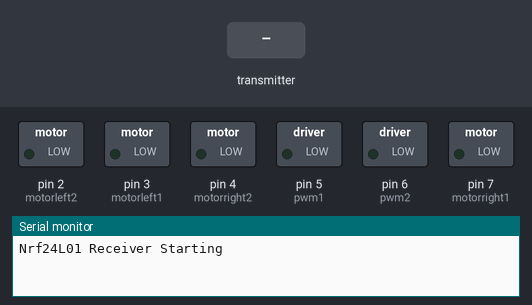
A sketch run on a simulated Arduino Uno, built with avr-gcc and run on an emulated ATmega328P. Parts: switched loads named in the sketch (green lamp = pin HIGH), the last lines printed to the serial monitor. Inputs (shaded band) come from the test bench. No radio packets arrive unless stated.

Above: at 2.2 s.
2.3 s: the transmitter starts sending joystick.0 = 0
At 3.3 s:
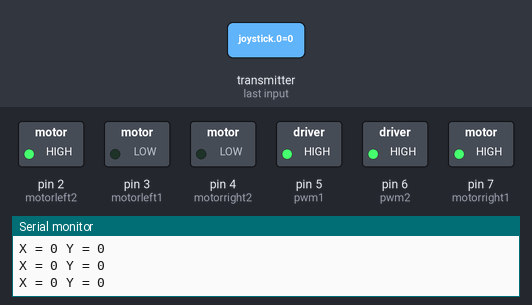
3.8 s: the transmitter starts sending joystick.0 = 256
At 4.8 s:
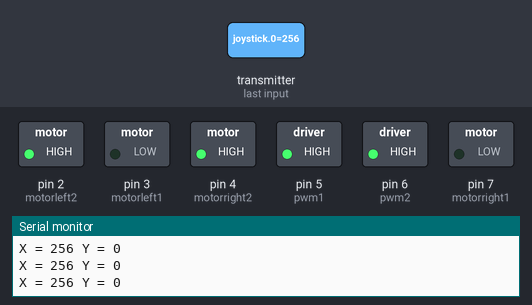
5.4 s: the transmitter starts sending joystick.1 = 256
At 6.2 s:
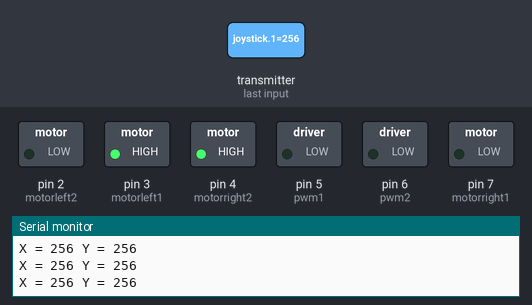
7.0 s: the transmitter starts sending joystick.1 = 512
At 7.7 s:
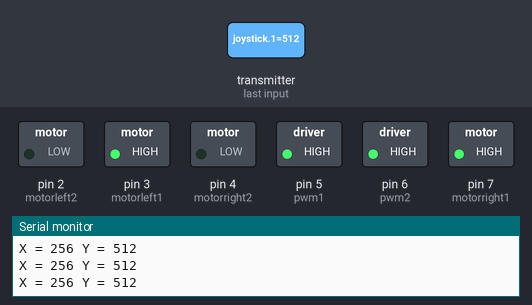
8.6 s: the transmitter starts sending joystick.0 = 512
At 9.2 s:
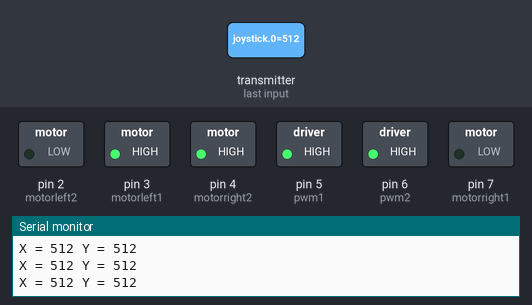
Timing chart, 0 to 11.2 s (numbered marks = the images above; inputs shaded):
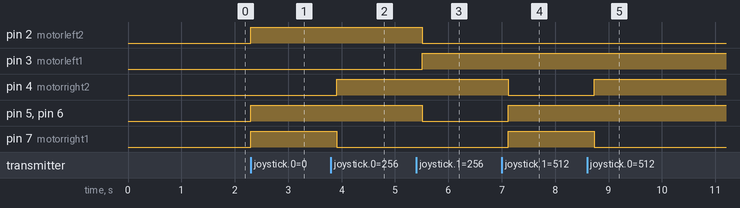

Measured:
- after the input at 2.3 s, pin 2 (motorleft2), pin 5 (pwm1), pin 6 (pwm2), pin 7 (motorright1): LOW → HIGH at once
- after the input at 3.8 s, pin 4 (motorright2): LOW → HIGH after 0.11 s; pin 7 (motorright1): HIGH → LOW after 0.11 s
- after the input at 5.4 s, pin 2 (motorleft2), pin 5 (pwm1), pin 6 (pwm2): HIGH → LOW after 0.11 s; pin 3 (motorleft1): LOW → HIGH after 0.11 s
- after the input at 7.0 s, pin 4 (motorright2): HIGH → LOW after 0.12 s; pin 5 (pwm1), pin 6 (pwm2), pin 7 (motorright1): LOW → HIGH after 0.12 s
- after the input at 8.6 s, pin 4 (motorright2): LOW → HIGH after 0.13 s; pin 7 (motorright1): HIGH → LOW after 0.13 s

The sketch:

ReciveRobotCar.ino
```cpp
/* nRF24L01
 http://arduino-info.wikispaces.com/Nrf24L01-2.4GHz-HowTo
   1 - GND
   2 - VCC 3.3V !!! NOT 5V
   3 - CE to Arduino pin 9
   4 - CSN to Arduino pin 10
   5 - SCK to Arduino pin 13
   6 - MOSI to Arduino pin 11
   7 - MISO to Arduino pin 12
   8 - UNUSED
   9 - PWM1 to pin 5
   10 - PWM2 to pin 6
   11 - Motorleft1 to pin 3
   12 - Motorleft2 to pin 2
   13 - Motorright1 to pin 7
   14 - Motorright2 to pin 4

*/

#include <SPI.h>
#include <nRF24L01.h>
#include <RF24.h>
#define CE_PIN   9
#define CSN_PIN 10
const uint64_t pipe = 0xE8E8F0F0E1LL;
RF24 radio(CE_PIN, CSN_PIN);
int joystick[2];

int pwm1=5,pwm2=6,motorleft1=3,motorleft2=2,motorright1=7,motorright2=4;

void setup()
{
  Serial.begin(9600);delay(1000);
  Serial.println("Nrf24L01 Receiver Starting");
  radio.begin();
  radio.openReadingPipe(1,pipe);
  radio.startListening();;
  pinMode(pwm1, OUTPUT);
  pinMode(pwm2, OUTPUT);
  pinMode(motorleft1, OUTPUT);
  pinMode(motorleft2, OUTPUT);
  pinMode(motorright1, OUTPUT);
  pinMode(motorright2, OUTPUT);
}

void loop()
{
  rx();
}

void rx()
{
  if ( radio.available() )
  {
    bool done = false;
    while (!done)
    {
      done = radio.read( joystick, sizeof(joystick) );
      Serial.print("X = ");
      Serial.print(joystick[0]);
      Serial.print(" Y = ");
      Serial.println(joystick[1]);

      if(joystick[0] >400)
      {
        right(255,255);
      }
      else if(joystick[0] <200)
      {
        left(255,255);
      }
      else if(joystick[1] >400)
      {
        forword(255,255);
      }
      else if(joystick[1] <200)
      {
        backword(255,255);
      }
      else
      {
        stopmotor();
      }
    }
    delay(200);
  }
}
void forword(int man1,int man2)
{
  analogWrite(pwm1, man1);
  digitalWrite(motorleft1,HIGH);
  digitalWrite(motorleft2,LOW);

  analogWrite(pwm2, man2);
  digitalWrite(motorright1,HIGH);
  digitalWrite(motorright2,LOW);
}

void backword(int man1,int man2)
{
  analogWrite(pwm1, man1);
  digitalWrite(motorleft1,LOW);
  digitalWrite(motorleft2,HIGH);

  analogWrite(pwm2, man2);
  digitalWrite(motorright1,LOW);
  digitalWrite(motorright2,HIGH);
}

void left(int man1,int man2)
{
  analogWrite(pwm1, man1);
  digitalWrite(motorleft1,LOW);
  digitalWrite(motorleft2,HIGH);

  analogWrite(pwm2, man2);
  digitalWrite(motorright1,HIGH);
  digitalWrite(motorright2,LOW);
}

void right(int man1,int man2)
{
  analogWrite(pwm1, man1);
  digitalWrite(motorleft1,HIGH);
  digitalWrite(motorleft2,LOW);

  analogWrite(pwm2, man2);
  digitalWrite(motorright1,LOW);
  digitalWrite(motorright2,HIGH);
}

void stopmotor()
{
  analogWrite(pwm1, 0);
  digitalWrite(motorleft1,HIGH);
  digitalWrite(motorleft2,LOW);

  analogWrite(pwm2, 0);
  digitalWrite(motorright1,LOW);
  digitalWrite(motorright2,HIGH);
}
```
